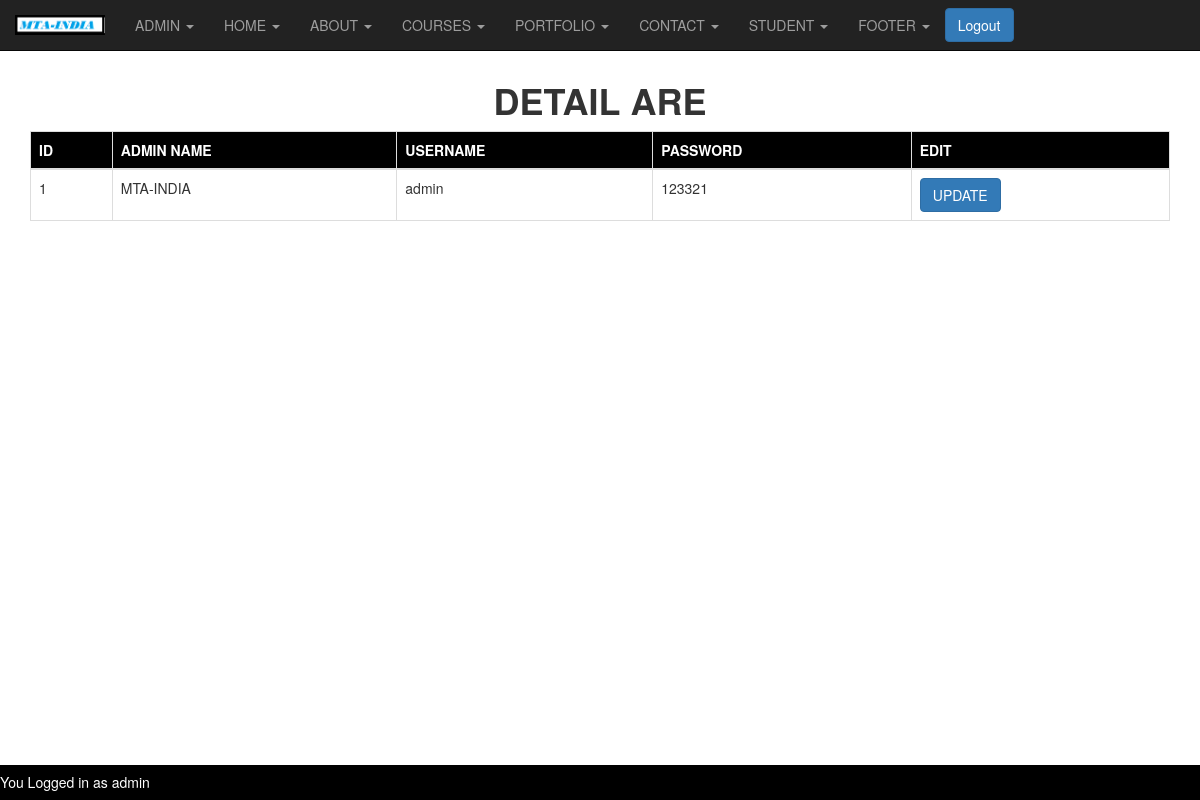
The app's page /adminupdate.php (signed in) with its own data.
### tables this page shows
CREATE TABLE IF NOT EXISTS `usertable` (
  `id` int NOT NULL AUTO_INCREMENT,
  `adminname` varchar(50) NOT NULL,
  `username` varchar(50) NOT NULL,
  `password` varchar(50) NOT NULL,
  PRIMARY KEY (`id`)
);

### adminupdate.php (the view, shortened to what this page needs)
<?php
if(isset($_SESSION['username']) && isset($_SESSION['password']))
{
include('config.php');
$execute = "SELECT * FROM `usertable`";
    $row = @mysqli_query($link,$execute) or die("<br>query could not executed");
?>
<!DOCTYPE html>
<html>
<head>
  <link rel="stylesheet" href="https://maxcdn.bootstrapcdn.com/bootstrap/3.4.1/css/bootstrap.min.css">
</head>
<body>
    <?php include('adminheader.php');  ?>
    <center>
    <br>
    <br>
    <br>
    <h1><b>DETAIL ARE</b></h1>
    <div class="container">
    <table class="table table-responsive table-bordered ">
    <thead style="background-color:black;">
        <tr>
            <th>
                <span  style="color:white;">ID</span>
            </th>
            <th>
                <span  style="color:white;"> ADMIN NAME</span>
            </th>
            <th>
                <span  style="color:white;"> USERNAME</span>
            </th>
            <th>
                <span  style="color:white;">PASSWORD</span>
            </th>
            <th>
            <span  style="color:white;"> EDIT</span>
            </th>
        </tr>
        </thead>
     <?php
       while( $column = mysqli_fetch_row($row))
    {
    ?>
    <tbody>
        <tr>
            <td>
                <?php echo $column[0];?>
            </td>
            <td>
                <?php echo $column[1];?>
            </td>
            <td>
                <?php echo $column[2];?>
            </td>
            <td>
                <?php echo $column[3];?>
            </td>
            <td>
            <?php echo "<a href='updateadmin.php?ID=$column[0]'><input type='button' class='btn btn-primary' name='btn' value='UPDATE'></a>";?>
            </td>
        </tr>
    <?php
     }
     ?>
     </tbody>
    </table>
    </div>
       </center>
<br>
       <div class="footer">
     <h5 style="float:left;color:white;">You Logged in as <?php echo $_SESSION['username'];?></h5>
</div>
</body>
</html>
<?php
}
else{
	header("location:admin.php?login first");
}
?>

### adminupdate.php (style rules this page uses)
.footer { position:fixed; left: 0; bottom: 0; width: 100%; background-color: black; color: white; text-align: center; }

### records on screen
usertable: id "1", adminname "MTA-INDIA", username "admin", password "123321"

### other values on screen
$_SESSION['username'] "admin"
